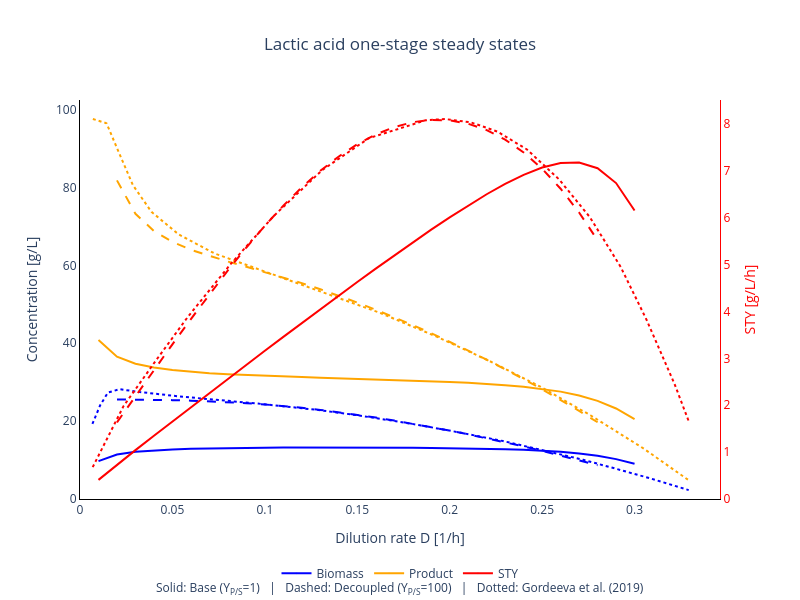

Notebook cell for this chart:
### Code cell
# Build combined figure
fig_combined = go.Figure(base_traces + decoupled_traces)

# Add Gordeeva digitized (dotted lines)
data_map = {"Biomass": (X_df, "blue"), "Product": (P_df, "orange"), "STY": (STY_df, "red")}

for name, (dat, color) in data_map.items():
    fig_combined.add_trace(go.Scatter(
        x=dat["x"], y=dat["y"], mode="lines",
        yaxis="y2" if name == "STY" else "y",  # STY on secondary y-axis
        name=name,
        showlegend=False,
        line=dict(color=color, dash="dot")
    ))
    

# Dynamic limits from ALL traces
conc_traces = [t for t in fig_combined.data if not hasattr(t, 'yaxis') or t.yaxis != "y2"]
sty_traces = [t for t in fig_combined.data if hasattr(t, 'yaxis') and t.yaxis == "y2"]

ymax_conc = max([float(max(t.y)) for t in conc_traces]) * 1.05
ymax_sty = max([float(max(t.y)) for t in sty_traces]) * 1.05
xmax = max([float(max(t.x)) for t in fig_combined.data]) * 1.05

# Layout - vertical legend to fit all 9 traces
fig_combined.update_layout(
    title=dict(
        text="Lactic acid one-stage steady states", 
        x=0.5, 
        xanchor="center"
        ),
    plot_bgcolor="white",
    paper_bgcolor="white",
    xaxis=dict(
        title="Dilution rate D [1/h]",
        showline=True,
        linecolor="black",
        range=[0, xmax]
    ),
    yaxis=dict(
        title="Concentration [g/L]",
        range=[0, ymax_conc],
        showline=True,
        linecolor="black",
    ),

    yaxis2=dict(
        title=dict(text="STY [g/L/h]",
                   font=dict(color="red")),
        overlaying="y",
        side="right",
        range=[0, ymax_sty],
        linecolor="red",
        tickfont=dict(color="red")),
    width=800, 
    height=600,
    legend=dict(
        orientation="h",
        x=0.5,
        y=-0.15,
        xanchor="center",
        yanchor="top",
    )
)
fig_combined.add_annotation(
    text=(
        "Solid: Base (Y<sub>P/S</sub>=1)   |   "
        "Dashed: Decoupled (Y<sub>P/S</sub>=100)   |   "
        "Dotted: Gordeeva et al. (2019)"
    ),
    xref="paper", yref="paper",
    showarrow=False,
    align='center',
    yanchor='bottom',
    xanchor="center",
    x=0.5,
    y=-0.25,
)
fig_combined.show()

### Figure 1 — Plotly figure (JSON) as saved in the notebook; plotly's stock layout.template omitted (floating-point values rounded to 4 significant figures)
{"data": [{"hovertemplate": "X<sub>OS</sub> = %{y:.2f} g/L <br>D = %{x:.3f} /h<extra></extra>", "line": {"color": "blue", "dash": "solid"}, "marker": {"opacity": 0, "size": 1}, "mode": "lines+markers", "name": "Biomass", "showlegend": true, "type": "scatter", "x": [0.01, 0.02, 0.03, 0.04, 0.05, 0.06, 0.07, 0.08, 0.09, 0.1, 0.11, 0.12, 0.13, 0.14, 0.15, 0.16, 0.17, 0.18, 0.19, 0.2, 0.21, 0.22, 0.23, 0.24, 0.25, 0.26, 0.27, 0.28, 0.29, 0.3], "y": [9.723, 11.42, 12.12, 12.5, 12.73, 12.89, 13.0, 13.08, 13.14, 13.18, 13.21, 13.23, 13.24, 13.24, 13.23, 13.22, 13.2, 13.16, 13.12, 13.07, 12.99, 12.9, 12.78, 12.62, 12.41, 12.11, 11.7, 11.1, 10.25, 9.052], "yaxis": "y"}, {"hovertemplate": "P<sub>OS</sub> = %{y:.2f} g/L<br>D = %{x:.3f} /h<extra></extra>", "line": {"color": "orange", "dash": "solid"}, "marker": {"opacity": 0, "size": 1}, "mode": "lines+markers", "name": "Product", "showlegend": true, "type": "scatter", "x": [0.01, 0.02, 0.03, 0.04, 0.05, 0.06, 0.07, 0.08, 0.09, 0.1, 0.11, 0.12, 0.13, 0.14, 0.15, 0.16, 0.17, 0.18, 0.19, 0.2, 0.21, 0.22, 0.23, 0.24, 0.25, 0.26, 0.27, 0.28, 0.29, 0.3], "y": [40.84, 36.55, 34.75, 33.75, 33.11, 32.65, 32.31, 32.04, 31.82, 31.63, 31.46, 31.3, 31.15, 31.01, 30.87, 30.73, 30.58, 30.42, 30.25, 30.05, 29.83, 29.56, 29.23, 28.82, 28.29, 27.58, 26.6, 25.21, 23.25, 20.52], "yaxis": "y"}, {"hovertemplate": "STY<sub>OS</sub> = %{y:.2f} g/L/h<br>D = %{x:.3f} /h<extra></extra>", "line": {"color": "red", "dash": "solid"}, "marker": {"opacity": 0, "size": 1}, "mode": "lines+markers", "name": "STY", "showlegend": true, "type": "scatter", "x": [0.01, 0.02, 0.03, 0.04, 0.05, 0.06, 0.07, 0.08, 0.09, 0.1, 0.11, 0.12, 0.13, 0.14, 0.15, 0.16, 0.17, 0.18, 0.19, 0.2, 0.21, 0.22, 0.23, 0.24, 0.25, 0.26, 0.27, 0.28, 0.29, 0.3], "y": [0.4084, 0.7309, 1.042, 1.35, 1.655, 1.959, 2.262, 2.563, 2.864, 3.163, 3.46, 3.756, 4.05, 4.342, 4.631, 4.917, 5.199, 5.476, 5.747, 6.01, 6.263, 6.503, 6.723, 6.917, 7.072, 7.17, 7.181, 7.059, 6.742, 6.155], "yaxis": "y2"}, {"hovertemplate": "X<sub>OS</sub> = %{y:.2f} g/L <br>D = %{x:.3f} /h<extra></extra>", "line": {"color": "blue", "dash": "dash"}, "marker": {"opacity": 0, "size": 1}, "mode": "lines+markers", "name": "Biomass", "showlegend": false, "type": "scatter", "x": [0.01, 0.02, 0.03, 0.04, 0.05, 0.06, 0.07, 0.08, 0.09, 0.1, 0.11, 0.12, 0.13, 0.14, 0.15, 0.16, 0.17, 0.18, 0.19, 0.2, 0.21, 0.22, 0.23, 0.24, 0.25, 0.26, 0.27, 0.28], "y": [NaN, 25.57, 25.55, 25.49, 25.39, 25.26, 25.1, 24.89, 24.62, 24.29, 23.89, 23.42, 22.88, 22.28, 21.62, 20.91, 20.14, 19.33, 18.47, 17.56, 16.61, 15.62, 14.58, 13.49, 12.36, 11.18, 9.956, 8.679], "yaxis": "y"}, {"hovertemplate": "P<sub>OS</sub> = %{y:.2f} g/L<br>D = %{x:.3f} /h<extra></extra>", "line": {"color": "orange", "dash": "dash"}, "marker": {"opacity": 0, "size": 1}, "mode": "lines+markers", "name": "Product", "showlegend": false, "type": "scatter", "x": [0.01, 0.02, 0.03, 0.04, 0.05, 0.06, 0.07, 0.08, 0.09, 0.1, 0.11, 0.12, 0.13, 0.14, 0.15, 0.16, 0.17, 0.18, 0.19, 0.2, 0.21, 0.22, 0.23, 0.24, 0.25, 0.26, 0.27, 0.28], "y": [NaN, 81.83, 73.25, 68.81, 66.01, 64.0, 62.38, 60.97, 59.63, 58.29, 56.9, 55.43, 53.87, 52.21, 50.46, 48.61, 46.69, 44.67, 42.57, 40.39, 38.13, 35.78, 33.34, 30.81, 28.18, 25.46, 22.64, 19.71], "yaxis": "y"}, {"hovertemplate": "STY<sub>OS</sub> = %{y:.2f} g/L/h<br>D = %{x:.3f} /h<extra></extra>", "line": {"color": "red", "dash": "dash"}, "marker": {"opacity": 0, "size": 1}, "mode": "lines+markers", "name": "STY", "showlegend": false, "type": "scatter", "x": [0.01, 0.02, 0.03, 0.04, 0.05, 0.06, 0.07, 0.08, 0.09, 0.1, 0.11, 0.12, 0.13, 0.14, 0.15, 0.16, 0.17, 0.18, 0.19, 0.2, 0.21, 0.22, 0.23, 0.24, 0.25, 0.26, 0.27, 0.28], "y": [NaN, 1.637, 2.197, 2.753, 3.301, 3.84, 4.367, 4.878, 5.367, 5.829, 6.259, 6.652, 7.003, 7.309, 7.568, 7.778, 7.936, 8.041, 8.089, 8.079, 8.007, 7.871, 7.668, 7.394, 7.046, 6.62, 6.113, 5.52], "yaxis": "y2"}, {"line": {"color": "blue", "dash": "dot"}, "mode": "lines", "name": "Biomass", "showlegend": false, "type": "scatter", "x": [0.006715, 0.009233, 0.01091, 0.01511, 0.02126, 0.03245, 0.05344, 0.09624, 0.129, 0.1511, 0.1791, 0.2051, 0.2289, 0.2524, 0.2722, 0.2876, 0.3089, 0.3293], "y": [19.3, 22.22, 24.07, 27.33, 28.2, 27.47, 26.35, 24.51, 22.85, 21.44, 19.35, 17.12, 14.88, 12.3, 10.06, 8.071, 5.251, 2.285], "yaxis": "y"}, {"line": {"color": "orange", "dash": "dot"}, "mode": "lines", "name": "Product", "showlegend": false, "type": "scatter", "x": [0.006961, 0.01431, 0.02127, 0.02862, 0.03867, 0.05337, 0.07271, 0.1036, 0.1628, 0.1926, 0.2216, 0.2494, 0.2761, 0.3048, 0.3291], "y": [97.59, 96.51, 88.73, 80.6, 73.73, 67.95, 63.07, 57.83, 47.71, 41.75, 35.42, 28.73, 21.51, 13.01, 4.88], "yaxis": "y"}, {"line": {"color": "red", "dash": "dot"}, "mode": "lines", "name": "STY", "showlegend": false, "type": "scatter", "x": [0.006863, 0.02353, 0.04085, 0.05817, 0.0817, 0.1049, 0.131, 0.1562, 0.1869, 0.1974, 0.2114, 0.2258, 0.2418, 0.2592, 0.2758, 0.2758, 0.2925, 0.3065, 0.3216, 0.3297], "y": [0.6792, 1.981, 2.943, 3.877, 5.024, 6.042, 7.019, 7.698, 8.08, 8.108, 8.038, 7.84, 7.458, 6.821, 6.014, 6.014, 4.953, 3.821, 2.462, 1.613], "yaxis": "y2"}], "layout": {"annotations": [{"align": "center", "showarrow": false, "text": "Solid: Base (Y<sub>P/S</sub>=1)   |   Dashed: Decoupled (Y<sub>P/S</sub>=100)   |   Dotted: Gordeeva et al. (2019)", "x": 0.5, "xanchor": "center", "xref": "paper", "y": -0.25, "yanchor": "bottom", "yref": "paper"}], "height": 600, "legend": {"orientation": "h", "x": 0.5, "xanchor": "center", "y": -0.15, "yanchor": "top"}, "paper_bgcolor": "white", "plot_bgcolor": "white", "title": {"text": "Lactic acid one-stage steady states", "x": 0.5, "xanchor": "center"}, "width": 800, "xaxis": {"linecolor": "black", "range": [0, 0.3462], "showline": true, "title": {"text": "Dilution rate D [1/h]"}}, "yaxis": {"linecolor": "black", "range": [0, 102.5], "showline": true, "title": {"text": "Concentration [g/L]"}}, "yaxis2": {"linecolor": "red", "overlaying": "y", "range": [0, 8.514], "side": "right", "tickfont": {"color": "red"}, "title": {"font": {"color": "red"}, "text": "STY [g/L/h]"}}}}
